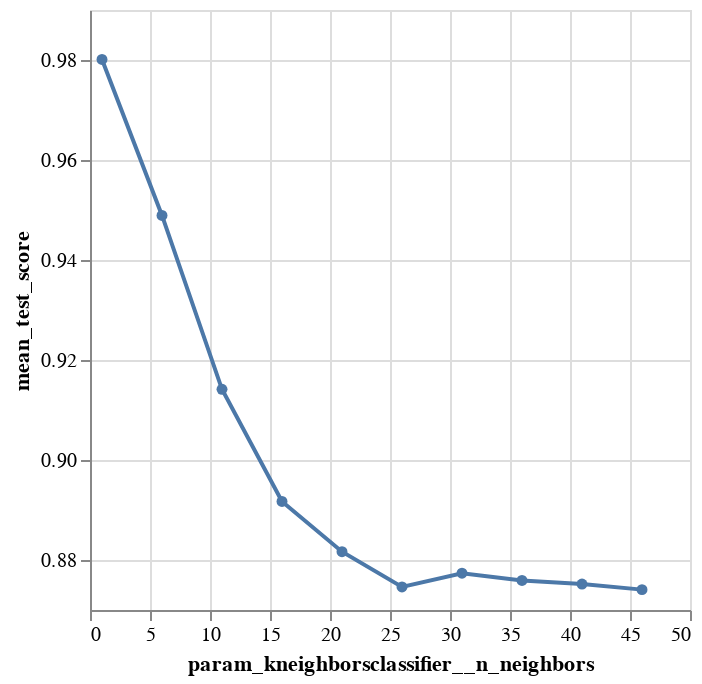

Here is the notebook cell this chart was saved with:
### Code cell
DMSNR_tune_grid = GridSearchCV(
    estimator=DMSNR_tune_pipe,
    param_grid=DMSNR_parameter_grid,
    cv=100
)
scaled_training_DMSNR
DMSNR_accuracies_grid = pd.DataFrame(
    DMSNR_tune_grid.fit(
        scaled_training_DMSNR,
        upsampled_pulsar["type"]
    ).cv_results_
)
cross_val_plot=alt.Chart(DMSNR_accuracies_grid).mark_line(point=True).encode(
    y=alt.Y("mean_test_score").scale(zero=False),
    x=alt.X("param_kneighborsclassifier__n_neighbors"),
)
cross_val_plot

### Figure 1 — Vega-Lite specification as saved in the notebook (floating-point values rounded to 4 significant figures)
{"config": {"view": {"continuousWidth": 300, "continuousHeight": 300}}, "data": {"name": "data-ae42bb223052a653c2412db92c043799"}, "mark": {"type": "line", "point": true}, "encoding": {"x": {"field": "param_kneighborsclassifier__n_neighbors", "type": "quantitative"}, "y": {"field": "mean_test_score", "scale": {"zero": false}, "type": "quantitative"}}, "$schema": "https://vega.github.io/schema/vega-lite/v5.15.1.json", "datasets": {"data-ae42bb223052a653c2412db92c043799": [{"mean_fit_time": 0.05023, "std_fit_time": 0.003994, "mean_score_time": 0.01706, "std_score_time": 0.001999, "param_kneighborsclassifier__n_neighbors": 1, "params": {"kneighborsclassifier__n_neighbors": 1}, "split0_test_score": 0.9713, "split1_test_score": 0.9713, "split2_test_score": 0.9918, "split3_test_score": 0.9795, "split4_test_score": 0.9836, "split5_test_score": 0.9877, "split6_test_score": 0.9959, "split7_test_score": 0.9918, "split8_test_score": 0.9713, "split9_test_score": 0.9836, "split10_test_score": 0.9754, "split11_test_score": 0.9877, "split12_test_score": 0.9959, "split13_test_score": 0.9754, "split14_test_score": 0.9959, "split15_test_score": 0.9836, "split16_test_score": 0.9713, "split17_test_score": 0.9836, "split18_test_score": 0.9795, "split19_test_score": 0.9754, "split20_test_score": 0.9754, "split21_test_score": 0.9877, "split22_test_score": 0.9795, "split23_test_score": 0.9836, "split24_test_score": 0.9795, "split25_test_score": 0.9754, "split26_test_score": 0.9795, "split27_test_score": 0.9836, "split28_test_score": 0.9877, "split29_test_score": 0.9877, "split30_test_score": 0.9795, "split31_test_score": 0.9877, "split32_test_score": 0.9754, "split33_test_score": 0.9672, "split34_test_score": 0.9754, "split35_test_score": 0.9877, "split36_test_score": 0.9795, "split37_test_score": 0.9754, "split38_test_score": 0.9672, "split39_test_score": 0.9836, "split40_test_score": 0.9918, "split41_test_score": 0.9877, "split42_test_score": 0.9836, "split43_test_score": 0.9672, "split44_test_score": 0.9836, "split45_test_score": 0.9877, "split46_test_score": 0.9918, "split47_test_score": 0.9795, "split48_test_score": 0.9713, "split49_test_score": 0.9795, "split50_test_score": 0.9795, "split51_test_score": 0.9795, "split52_test_score": 0.9754, "split53_test_score": 0.9877, "split54_test_score": 0.9754, "split55_test_score": 0.9836, "split56_test_score": 0.9877, "split57_test_score": 0.9795, "split58_test_score": 0.9754, "split59_test_score": 0.9918, "split60_test_score": 0.9877, "split61_test_score": 0.9672, "split62_test_score": 0.9713, "split63_test_score": 0.9795, "split64_test_score": 0.9754, "split65_test_score": 0.9795, "split66_test_score": 0.9877, "split67_test_score": 0.9713, "split68_test_score": 0.9713, "split69_test_score": 0.9877, "split70_test_score": 0.9754, "split71_test_score": 0.9795, "split72_test_score": 0.9672, "split73_test_score": 0.9918, "split74_test_score": 0.9795, "split75_test_score": 0.9836, "split76_test_score": 0.9877, "split77_test_score": 0.9877, "split78_test_score": 0.9631, "split79_test_score": 0.9918, "split80_test_score": 0.9795, "split81_test_score": 0.9836, "split82_test_score": 0.9672, "split83_test_score": 0.959, "split84_test_score": 0.9836, "split85_test_score": 0.9795, "split86_test_score": 0.9836, "split87_test_score": 0.9795, "split88_test_score": 0.9877, "split89_test_score": 0.9918, "split90_test_score": 0.9835, "split91_test_score": 0.9753, "split92_test_score": 0.9794, "split93_test_score": 0.9712, "split94_test_score": 0.963, "split95_test_score": 0.9794, "split96_test_score": 0.9877, "split97_test_score": 0.9465, "split98_test_score": 0.9918, "split99_test_score": 0.963, "mean_test_score": 0.9801, "std_test_score": 0.008754, "rank_test_score": 1}, {"mean_fit_time": 0.05217, "std_fit_time": 0.006785, "mean_score_time": 0.01925, "std_score_time": 0.003797, "param_kneighborsclassifier__n_neighbors": 6, "params": {"kneighborsclassifier__n_neighbors": 6}, "split0_test_score": 0.9303, "split1_test_score": 0.9221, "split2_test_score": 0.9426, "split3_test_score": 0.9385, "split4_test_score": 0.9303, "split5_test_score": 0.959, "split6_test_score": 0.9508, "split7_test_score": 0.9631, "split8_test_score": 0.9303, "split9_test_score": 0.9754, "split10_test_score": 0.9549, "split11_test_score": 0.959, "split12_test_score": 0.9426, "split13_test_score": 0.9549, "split14_test_score": 0.9713, "split15_test_score": 0.9426, "split16_test_score": 0.9385, "split17_test_score": 0.9549, "split18_test_score": 0.9467, "split19_test_score": 0.9508, "split20_test_score": 0.9426, "split21_test_score": 0.9713, "split22_test_score": 0.9467, "split23_test_score": 0.959, "split24_test_score": 0.9508, "split25_test_score": 0.959, "split26_test_score": 0.9672, "split27_test_score": 0.9549, "split28_test_score": 0.9631, "split29_test_score": 0.9467, "split30_test_score": 0.9385, "split31_test_score": 0.9672, "split32_test_score": 0.9467, "split33_test_score": 0.9303, "split34_test_score": 0.9426, "split35_test_score": 0.9672, "split36_test_score": 0.9344, "split37_test_score": 0.9344, "split38_test_score": 0.9549, "split39_test_score": 0.9508, "split40_test_score": 0.959, "split41_test_score": 0.9508, "split42_test_score": 0.9508, "split43_test_score": 0.9344, "split44_test_score": 0.9426, "split45_test_score": 0.9385, "split46_test_score": 0.9344, "split47_test_score": 0.9385, "split48_test_score": 0.9139, "split49_test_score": 0.9385, "split50_test_score": 0.9426, "split51_test_score": 0.9508, "split52_test_score": 0.9344, "split53_test_score": 0.9426, "split54_test_score": 0.9467, "split55_test_score": 0.9549, "split56_test_score": 0.9754, "split57_test_score": 0.9467, "split58_test_score": 0.9508, "split59_test_score": 0.9631, "split60_test_score": 0.9631, "split61_test_score": 0.9344, "split62_test_score": 0.9467, "split63_test_score": 0.9467, "split64_test_score": 0.9549, "split65_test_score": 0.9549, "split66_test_score": 0.9549, "split67_test_score": 0.9508, "split68_test_score": 0.9426, "split69_test_score": 0.959, "split70_test_score": 0.9385, "split71_test_score": 0.9508, "split72_test_score": 0.9508, "split73_test_score": 0.959, "split74_test_score": 0.9713, "split75_test_score": 0.9631, "split76_test_score": 0.9467, "split77_test_score": 0.959, "split78_test_score": 0.918, "split79_test_score": 0.9631, "split80_test_score": 0.9467, "split81_test_score": 0.9508, "split82_test_score": 0.9262, "split83_test_score": 0.9303, "split84_test_score": 0.9549, "split85_test_score": 0.9508, "split86_test_score": 0.9467, "split87_test_score": 0.9385, "split88_test_score": 0.963, "split89_test_score": 0.9588, "split90_test_score": 0.9506, "split91_test_score": 0.9588, "split92_test_score": 0.963, "split93_test_score": 0.93, "split94_test_score": 0.93, "split95_test_score": 0.9547, "split96_test_score": 0.9712, "split97_test_score": 0.9136, "split98_test_score": 0.9712, "split99_test_score": 0.9547, "mean_test_score": 0.9489, "std_test_score": 0.01328, "rank_test_score": 2}, {"mean_fit_time": 0.05216, "std_fit_time": 0.008003, "mean_score_time": 0.01907, "std_score_time": 0.003415, "param_kneighborsclassifier__n_neighbors": 11, "params": {"kneighborsclassifier__n_neighbors": 11}, "split0_test_score": 0.8852, "split1_test_score": 0.8893, "split2_test_score": 0.9262, "split3_test_score": 0.8975, "split4_test_score": 0.9057, "split5_test_score": 0.9303, "split6_test_score": 0.9262, "split7_test_score": 0.9303, "split8_test_score": 0.9016, "split9_test_score": 0.9508, "split10_test_score": 0.9303, "split11_test_score": 0.9344, "split12_test_score": 0.9057, "split13_test_score": 0.9139, "split14_test_score": 0.9426, "split15_test_score": 0.9098, "split16_test_score": 0.9098, "split17_test_score": 0.9098, "split18_test_score": 0.9016, "split19_test_score": 0.9098, "split20_test_score": 0.9016, "split21_test_score": 0.9385, "split22_test_score": 0.9344, "split23_test_score": 0.9426, "split24_test_score": 0.918, "split25_test_score": 0.8934, "split26_test_score": 0.9221, "split27_test_score": 0.9262, "split28_test_score": 0.9344, "split29_test_score": 0.918, "split30_test_score": 0.9098, "split31_test_score": 0.9385, "split32_test_score": 0.9139, "split33_test_score": 0.8811, "split34_test_score": 0.9016, "split35_test_score": 0.9303, "split36_test_score": 0.8852, "split37_test_score": 0.8893, "split38_test_score": 0.9303, "split39_test_score": 0.9139, "split40_test_score": 0.9221, "split41_test_score": 0.9057, "split42_test_score": 0.9057, "split43_test_score": 0.9016, "split44_test_score": 0.9221, "split45_test_score": 0.9098, "split46_test_score": 0.877, "split47_test_score": 0.8934, "split48_test_score": 0.8893, "split49_test_score": 0.8852, "split50_test_score": 0.9098, "split51_test_score": 0.9221, "split52_test_score": 0.8852, "split53_test_score": 0.9139, "split54_test_score": 0.9016, "split55_test_score": 0.9221, "split56_test_score": 0.9508, "split57_test_score": 0.9139, "split58_test_score": 0.9139, "split59_test_score": 0.9139, "split60_test_score": 0.9262, "split61_test_score": 0.9016, "split62_test_score": 0.9303, "split63_test_score": 0.9221, "split64_test_score": 0.9262, "split65_test_score": 0.9139, "split66_test_score": 0.918, "split67_test_score": 0.9139, "split68_test_score": 0.9057, "split69_test_score": 0.9057, "split70_test_score": 0.9016, "split71_test_score": 0.9303, "split72_test_score": 0.9344, "split73_test_score": 0.9057, "split74_test_score": 0.9221, "split75_test_score": 0.918, "split76_test_score": 0.9139, "split77_test_score": 0.9303, "split78_test_score": 0.9016, "split79_test_score": 0.9426, "split80_test_score": 0.9221, "split81_test_score": 0.9303, "split82_test_score": 0.9016, "split83_test_score": 0.8934, "split84_test_score": 0.8811, "split85_test_score": 0.9139, "split86_test_score": 0.9221, "split87_test_score": 0.9098, "split88_test_score": 0.9259, "split89_test_score": 0.9218, "split90_test_score": 0.9259, "split91_test_score": 0.9218, "split92_test_score": 0.93, "split93_test_score": 0.8848, "split94_test_score": 0.8971, "split95_test_score": 0.9342, "split96_test_score": 0.9383, "split97_test_score": 0.8683, "split98_test_score": 0.9259, "split99_test_score": 0.9053, "mean_test_score": 0.9141, "std_test_score": 0.01711, "rank_test_score": 3}, {"mean_fit_time": 0.0541, "std_fit_time": 0.009996, "mean_score_time": 0.02004, "std_score_time": 0.003274, "param_kneighborsclassifier__n_neighbors": 16, "params": {"kneighborsclassifier__n_neighbors": 16}, "split0_test_score": 0.873, "split1_test_score": 0.8566, "split2_test_score": 0.877, "split3_test_score": 0.8648, "split4_test_score": 0.8893, "split5_test_score": 0.918, "split6_test_score": 0.9139, "split7_test_score": 0.9098, "split8_test_score": 0.8852, "split9_test_score": 0.9139, "split10_test_score": 0.8975, "split11_test_score": 0.8975, "split12_test_score": 0.8852, "split13_test_score": 0.9057, "split14_test_score": 0.9139, "split15_test_score": 0.8893, "split16_test_score": 0.8975, "split17_test_score": 0.8811, "split18_test_score": 0.8893, "split19_test_score": 0.8975, "split20_test_score": 0.8893, "split21_test_score": 0.9016, "split22_test_score": 0.8975, "split23_test_score": 0.9139, "split24_test_score": 0.8811, "split25_test_score": 0.873, "split26_test_score": 0.9016, "split27_test_score": 0.9139, "split28_test_score": 0.9221, "split29_test_score": 0.8975, "split30_test_score": 0.8852, "split31_test_score": 0.9016, "split32_test_score": 0.8893, "split33_test_score": 0.877, "split34_test_score": 0.9016, "split35_test_score": 0.9303, "split36_test_score": 0.8852, "split37_test_score": 0.8811, "split38_test_score": 0.9057, "split39_test_score": 0.8893, "split40_test_score": 0.8893, "split41_test_score": 0.8893, "split42_test_score": 0.8689, "split43_test_score": 0.8811, "split44_test_score": 0.8852, "split45_test_score": 0.8934, "split46_test_score": 0.8648, "split47_test_score": 0.873, "split48_test_score": 0.8893, "split49_test_score": 0.873, "split50_test_score": 0.8975, "split51_test_score": 0.8934, "split52_test_score": 0.8689, "split53_test_score": 0.8975, "split54_test_score": 0.877, "split55_test_score": 0.9016, "split56_test_score": 0.918, "split57_test_score": 0.8975, "split58_test_score": 0.9139, "split59_test_score": 0.8852, "split60_test_score": 0.9262, "split61_test_score": 0.877, "split62_test_score": 0.877, "split63_test_score": 0.9057, "split64_test_score": 0.9057, "split65_test_score": 0.8975, "split66_test_score": 0.9016, "split67_test_score": 0.9057, "split68_test_score": 0.8852, "split69_test_score": 0.8607, "split70_test_score": 0.877, "split71_test_score": 0.9139, "split72_test_score": 0.9057, "split73_test_score": 0.8811, "split74_test_score": 0.8811, "split75_test_score": 0.9098, "split76_test_score": 0.9139, "split77_test_score": 0.9057, "split78_test_score": 0.8893, "split79_test_score": 0.9057, "split80_test_score": 0.877, "split81_test_score": 0.9057, "split82_test_score": 0.877, "split83_test_score": 0.8811, "split84_test_score": 0.8648, "split85_test_score": 0.8975, "split86_test_score": 0.8975, "split87_test_score": 0.877, "split88_test_score": 0.9012, "split89_test_score": 0.8848, "split90_test_score": 0.8683, "split91_test_score": 0.8971, "split92_test_score": 0.9012, "split93_test_score": 0.8477, "split94_test_score": 0.8848, "split95_test_score": 0.9053, "split96_test_score": 0.8971, "split97_test_score": 0.8519, "split98_test_score": 0.8889, "split99_test_score": 0.8848, "mean_test_score": 0.8917, "std_test_score": 0.01641, "rank_test_score": 4}, {"mean_fit_time": 0.04911, "std_fit_time": 0.003828, "mean_score_time": 0.01856, "std_score_time": 0.00187, "param_kneighborsclassifier__n_neighbors": 21, "params": {"kneighborsclassifier__n_neighbors": 21}, "split0_test_score": 0.8648, "split1_test_score": 0.8607, "split2_test_score": 0.8402, "split3_test_score": 0.8689, "split4_test_score": 0.873, "split5_test_score": 0.9221, "split6_test_score": 0.9098, "split7_test_score": 0.9016, "split8_test_score": 0.8566, "split9_test_score": 0.9016, "split10_test_score": 0.8934, "split11_test_score": 0.8893, "split12_test_score": 0.8852, "split13_test_score": 0.9057, "split14_test_score": 0.8893, "split15_test_score": 0.8689, "split16_test_score": 0.8934, "split17_test_score": 0.8893, "split18_test_score": 0.877, "split19_test_score": 0.8975, "split20_test_score": 0.873, "split21_test_score": 0.9016, "split22_test_score": 0.8811, "split23_test_score": 0.9016, "split24_test_score": 0.8811, "split25_test_score": 0.8689, "split26_test_score": 0.8811, "split27_test_score": 0.9057, "split28_test_score": 0.9221, "split29_test_score": 0.9016, "split30_test_score": 0.877, "split31_test_score": 0.8852, "split32_test_score": 0.8811, "split33_test_score": 0.8689, "split34_test_score": 0.9016, "split35_test_score": 0.8975, "split36_test_score": 0.8811, "split37_test_score": 0.877, "split38_test_score": 0.8975, "split39_test_score": 0.8689, "split40_test_score": 0.8934, "split41_test_score": 0.8648, "split42_test_score": 0.877, "split43_test_score": 0.8566, "split44_test_score": 0.8934, "split45_test_score": 0.9016, "split46_test_score": 0.8525, "split47_test_score": 0.8607, "split48_test_score": 0.8811, "split49_test_score": 0.8648, "split50_test_score": 0.8893, "split51_test_score": 0.8811, "split52_test_score": 0.8689, "split53_test_score": 0.8975, "split54_test_score": 0.877, "split55_test_score": 0.8934, "split56_test_score": 0.918, "split57_test_score": 0.877, "split58_test_score": 0.9139, "split59_test_score": 0.8648, "split60_test_score": 0.8975, "split61_test_score": 0.8525, "split62_test_score": 0.8525, "split63_test_score": 0.9139, "split64_test_score": 0.8893, "split65_test_score": 0.9057, "split66_test_score": 0.8934, "split67_test_score": 0.8648, "split68_test_score": 0.8852, "split69_test_score": 0.8566, "split70_test_score": 0.8607, "split71_test_score": 0.9016, "split72_test_score": 0.9057, "split73_test_score": 0.8648, "split74_test_score": 0.8689, "split75_test_score": 0.8934, "split76_test_score": 0.8975, "split77_test_score": 0.8975, "split78_test_score": 0.8566, "split79_test_score": 0.8852, "split80_test_score": 0.8852, "split81_test_score": 0.8934, "split82_test_score": 0.8402, "split83_test_score": 0.8648, "split84_test_score": 0.873, "split85_test_score": 0.8607, "split86_test_score": 0.8893, "split87_test_score": 0.8811, "split88_test_score": 0.8971, "split89_test_score": 0.8765, "split90_test_score": 0.8436, "split91_test_score": 0.8807, "split92_test_score": 0.8971, "split93_test_score": 0.8395, "split94_test_score": 0.8683, "split95_test_score": 0.9012, "split96_test_score": 0.8724, "split97_test_score": 0.8477, "split98_test_score": 0.8765, "split99_test_score": 0.8642, "mean_test_score": 0.8817, "std_test_score": 0.01896, "rank_test_score": 5}, {"mean_fit_time": 0.04998, "std_fit_time": 0.005215, "mean_score_time": 0.01935, "std_score_time": 0.001849, "param_kneighborsclassifier__n_neighbors": 26, "params": {"kneighborsclassifier__n_neighbors": 26}, "split0_test_score": 0.8525, "split1_test_score": 0.8484, "split2_test_score": 0.8402, "split3_test_score": 0.8648, "split4_test_score": 0.8689, "split5_test_score": 0.9139, "split6_test_score": 0.9057, "split7_test_score": 0.8934, "split8_test_score": 0.8566, "split9_test_score": 0.8811, "split10_test_score": 0.8852, "split11_test_score": 0.8975, "split12_test_score": 0.8648, "split13_test_score": 0.9057, "split14_test_score": 0.8975, "split15_test_score": 0.877, "split16_test_score": 0.8811, "split17_test_score": 0.8893, "split18_test_score": 0.877, "split19_test_score": 0.8934, "split20_test_score": 0.877, "split21_test_score": 0.8811, "split22_test_score": 0.8648, "split23_test_score": 0.8934, "split24_test_score": 0.8852, "split25_test_score": 0.8525, "split26_test_score": 0.877, "split27_test_score": 0.8934, "split28_test_score": 0.9016, "split29_test_score": 0.8975, "split30_test_score": 0.877, "split31_test_score": 0.8607, "split32_test_score": 0.8811, "split33_test_score": 0.8525, "split34_test_score": 0.8934, "split35_test_score": 0.8975, "split36_test_score": 0.8934, "split37_test_score": 0.8648, "split38_test_score": 0.9057, "split39_test_score": 0.8607, "split40_test_score": 0.873, "split41_test_score": 0.8607, "split42_test_score": 0.8566, "split43_test_score": 0.8484, "split44_test_score": 0.8934, "split45_test_score": 0.8852, "split46_test_score": 0.8525, "split47_test_score": 0.8648, "split48_test_score": 0.877, "split49_test_score": 0.8525, "split50_test_score": 0.8852, "split51_test_score": 0.877, "split52_test_score": 0.8607, "split53_test_score": 0.877, "split54_test_score": 0.873, "split55_test_score": 0.8852, "split56_test_score": 0.8975, "split57_test_score": 0.873, "split58_test_score": 0.9057, "split59_test_score": 0.8525, "split60_test_score": 0.877, "split61_test_score": 0.832, "split62_test_score": 0.8361, "split63_test_score": 0.9221, "split64_test_score": 0.873, "split65_test_score": 0.877, "split66_test_score": 0.8852, "split67_test_score": 0.8484, "split68_test_score": 0.8648, "split69_test_score": 0.8607, "split70_test_score": 0.8443, "split71_test_score": 0.8975, "split72_test_score": 0.8893, "split73_test_score": 0.8607, "split74_test_score": 0.8607, "split75_test_score": 0.9016, "split76_test_score": 0.8893, "split77_test_score": 0.8934, "split78_test_score": 0.8566, "split79_test_score": 0.8689, "split80_test_score": 0.8689, "split81_test_score": 0.8934, "split82_test_score": 0.8402, "split83_test_score": 0.8607, "split84_test_score": 0.8689, "split85_test_score": 0.8607, "split86_test_score": 0.8811, "split87_test_score": 0.8689, "split88_test_score": 0.8848, "split89_test_score": 0.8724, "split90_test_score": 0.8477, "split91_test_score": 0.8519, "split92_test_score": 0.8971, "split93_test_score": 0.8272, "split94_test_score": 0.8724, "split95_test_score": 0.8889, "split96_test_score": 0.8601, "split97_test_score": 0.856, "split98_test_score": 0.8807, "split99_test_score": 0.8848, "mean_test_score": 0.8746, "std_test_score": 0.01929, "rank_test_score": 9}, {"mean_fit_time": 0.05018, "std_fit_time": 0.003689, "mean_score_time": 0.02001, "std_score_time": 0.00359, "param_kneighborsclassifier__n_neighbors": 31, "params": {"kneighborsclassifier__n_neighbors": 31}, "split0_test_score": 0.8402, "split1_test_score": 0.8484, "split2_test_score": 0.8525, "split3_test_score": 0.8852, "split4_test_score": 0.873, "split5_test_score": 0.918, "split6_test_score": 0.9016, "split7_test_score": 0.8852, "split8_test_score": 0.8689, "split9_test_score": 0.877, "split10_test_score": 0.873, "split11_test_score": 0.9016, "split12_test_score": 0.8607, "split13_test_score": 0.8975, "split14_test_score": 0.8934, "split15_test_score": 0.8893, "split16_test_score": 0.877, "split17_test_score": 0.8811, "split18_test_score": 0.877, "split19_test_score": 0.8852, "split20_test_score": 0.8689, "split21_test_score": 0.8893, "split22_test_score": 0.8689, "split23_test_score": 0.8934, "split24_test_score": 0.8852, "split25_test_score": 0.8648, "split26_test_score": 0.877, "split27_test_score": 0.8975, "split28_test_score": 0.9057, "split29_test_score": 0.9016, "split30_test_score": 0.8934, "split31_test_score": 0.8607, "split32_test_score": 0.877, "split33_test_score": 0.8402, "split34_test_score": 0.8934, "split35_test_score": 0.8893, "split36_test_score": 0.8811, "split37_test_score": 0.873, "split38_test_score": 0.918, "split39_test_score": 0.873, "split40_test_score": 0.8975, "split41_test_score": 0.873, "split42_test_score": 0.8525, "split43_test_score": 0.8525, "split44_test_score": 0.8934, "split45_test_score": 0.8893, "split46_test_score": 0.8607, "split47_test_score": 0.8689, "split48_test_score": 0.8893, "split49_test_score": 0.8525, "split50_test_score": 0.8893, "split51_test_score": 0.8852, "split52_test_score": 0.8607, "split53_test_score": 0.877, "split54_test_score": 0.8566, "split55_test_score": 0.8893, "split56_test_score": 0.9057, "split57_test_score": 0.877, "split58_test_score": 0.8975, "split59_test_score": 0.8402, "split60_test_score": 0.877, "split61_test_score": 0.832, "split62_test_score": 0.8525, "split63_test_score": 0.918, "split64_test_score": 0.873, "split65_test_score": 0.8893, "split66_test_score": 0.877, "split67_test_score": 0.877, "split68_test_score": 0.8648, "split69_test_score": 0.8607, "split70_test_score": 0.8566, "split71_test_score": 0.8811, "split72_test_score": 0.8893, "split73_test_score": 0.8525, "split74_test_score": 0.8689, "split75_test_score": 0.9016, "split76_test_score": 0.8934, "split77_test_score": 0.9016, "split78_test_score": 0.8566, "split79_test_score": 0.8893, "split80_test_score": 0.8648, "split81_test_score": 0.918, "split82_test_score": 0.8689, "split83_test_score": 0.8525, "split84_test_score": 0.8852, "split85_test_score": 0.8607, "split86_test_score": 0.8975, "split87_test_score": 0.8607, "split88_test_score": 0.8848, "split89_test_score": 0.8807, "split90_test_score": 0.8519, "split91_test_score": 0.8519, "split92_test_score": 0.9012, "split93_test_score": 0.8313, "split94_test_score": 0.8683, "split95_test_score": 0.8889, "split96_test_score": 0.8724, "split97_test_score": 0.8683, "split98_test_score": 0.8765, "split99_test_score": 0.893, "mean_test_score": 0.8774, "std_test_score": 0.01921, "rank_test_score": 6}, {"mean_fit_time": 0.05718, "std_fit_time": 0.01158, "mean_score_time": 0.02303, "std_score_time": 0.005511, "param_kneighborsclassifier__n_neighbors": 36, "params": {"kneighborsclassifier__n_neighbors": 36}, "split0_test_score": 0.8361, "split1_test_score": 0.8525, "split2_test_score": 0.8566, "split3_test_score": 0.877, "split4_test_score": 0.8811, "split5_test_score": 0.918, "split6_test_score": 0.8975, "split7_test_score": 0.873, "split8_test_score": 0.8607, "split9_test_score": 0.8811, "split10_test_score": 0.873, "split11_test_score": 0.9098, "split12_test_score": 0.8648, "split13_test_score": 0.9016, "split14_test_score": 0.8934, "split15_test_score": 0.877, "split16_test_score": 0.8689, "split17_test_score": 0.873, "split18_test_score": 0.873, "split19_test_score": 0.8934, "split20_test_score": 0.877, "split21_test_score": 0.8811, "split22_test_score": 0.877, "split23_test_score": 0.8934, "split24_test_score": 0.8811, "split25_test_score": 0.8566, "split26_test_score": 0.8689, "split27_test_score": 0.8975, "split28_test_score": 0.8811, "split29_test_score": 0.9057, "split30_test_score": 0.8852, "split31_test_score": 0.8566, "split32_test_score": 0.8852, "split33_test_score": 0.8443, "split34_test_score": 0.8893, "split35_test_score": 0.8893, "split36_test_score": 0.877, "split37_test_score": 0.877, "split38_test_score": 0.9098, "split39_test_score": 0.873, "split40_test_score": 0.9098, "split41_test_score": 0.873, "split42_test_score": 0.8566, "split43_test_score": 0.8525, "split44_test_score": 0.8811, "split45_test_score": 0.8893, "split46_test_score": 0.8689, "split47_test_score": 0.8648, "split48_test_score": 0.8893, "split49_test_score": 0.8689, "split50_test_score": 0.8975, "split51_test_score": 0.8934, "split52_test_score": 0.8648, "split53_test_score": 0.8811, "split54_test_score": 0.8648, "split55_test_score": 0.877, "split56_test_score": 0.9057, "split57_test_score": 0.8893, "split58_test_score": 0.8934, "split59_test_score": 0.8525, "split60_test_score": 0.877, "split61_test_score": 0.832, "split62_test_score": 0.8525, "split63_test_score": 0.9139, "split64_test_score": 0.8648, "split65_test_score": 0.8852, "split66_test_score": 0.8689, "split67_test_score": 0.8648, "split68_test_score": 0.8648, "split69_test_score": 0.8525, "split70_test_score": 0.8525, "split71_test_score": 0.8934, "split72_test_score": 0.8811, "split73_test_score": 0.8607, "split74_test_score": 0.8648, "split75_test_score": 0.8893, "split76_test_score": 0.8934, "split77_test_score": 0.8975, "split78_test_score": 0.8648, "split79_test_score": 0.8811, "split80_test_score": 0.8607, "split81_test_score": 0.918, "split82_test_score": 0.8648, "split83_test_score": 0.8525, "split84_test_score": 0.877, "split85_test_score": 0.8648, "split86_test_score": 0.8934, "split87_test_score": 0.8648, "split88_test_score": 0.8765, "split89_test_score": 0.8765, "split90_test_score": 0.8395, "split91_test_score": 0.8477, "split92_test_score": 0.8848, "split93_test_score": 0.8313, "split94_test_score": 0.8642, "split95_test_score": 0.8807, "split96_test_score": 0.8683, "split97_test_score": 0.8642, "split98_test_score": 0.8724, "split99_test_score": 0.893, "mean_test_score": 0.8759, "std_test_score": 0.01845, "rank_test_score": 7}, {"mean_fit_time": 0.04951, "std_fit_time": 0.005551, "mean_score_time": 0.01989, "std_score_time": 0.001211, "param_kneighborsclassifier__n_neighbors": 41, "params": {"kneighborsclassifier__n_neighbors": 41}, "split0_test_score": 0.8361, "split1_test_score": 0.8566, "split2_test_score": 0.8648, "split3_test_score": 0.8566, "split4_test_score": 0.873, "split5_test_score": 0.918, "split6_test_score": 0.8893, "split7_test_score": 0.873, "split8_test_score": 0.8689, "split9_test_score": 0.873, "split10_test_score": 0.8811, "split11_test_score": 0.9016, "split12_test_score": 0.8566, "split13_test_score": 0.9057, "split14_test_score": 0.8975, "split15_test_score": 0.8689, "split16_test_score": 0.873, "split17_test_score": 0.877, "split18_test_score": 0.8689, "split19_test_score": 0.8975, "split20_test_score": 0.877, "split21_test_score": 0.8811, "split22_test_score": 0.8607, "split23_test_score": 0.8893, "split24_test_score": 0.877, "split25_test_score": 0.8566, "split26_test_score": 0.8648, "split27_test_score": 0.9016, "split28_test_score": 0.8566, "split29_test_score": 0.9016, "split30_test_score": 0.8852, "split31_test_score": 0.8607, "split32_test_score": 0.8811, "split33_test_score": 0.8443, "split34_test_score": 0.8934, "split35_test_score": 0.8934, "split36_test_score": 0.877, "split37_test_score": 0.8648, "split38_test_score": 0.9016, "split39_test_score": 0.873, "split40_test_score": 0.9139, "split41_test_score": 0.8852, "split42_test_score": 0.8525, "split43_test_score": 0.8443, "split44_test_score": 0.8811, "split45_test_score": 0.873, "split46_test_score": 0.873, "split47_test_score": 0.8607, "split48_test_score": 0.8975, "split49_test_score": 0.8648, "split50_test_score": 0.8934, "split51_test_score": 0.8893, "split52_test_score": 0.873, "split53_test_score": 0.8811, "split54_test_score": 0.8648, "split55_test_score": 0.8811, "split56_test_score": 0.9016, "split57_test_score": 0.8893, "split58_test_score": 0.8893, "split59_test_score": 0.8484, "split60_test_score": 0.877, "split61_test_score": 0.8238, "split62_test_score": 0.8648, "split63_test_score": 0.9139, "split64_test_score": 0.8689, "split65_test_score": 0.8893, "split66_test_score": 0.8607, "split67_test_score": 0.8525, "split68_test_score": 0.8607, "split69_test_score": 0.873, "split70_test_score": 0.8525, "split71_test_score": 0.8934, "split72_test_score": 0.8934, "split73_test_score": 0.8689, "split74_test_score": 0.8648, "split75_test_score": 0.8934, "split76_test_score": 0.8975, "split77_test_score": 0.8975, "split78_test_score": 0.877, "split79_test_score": 0.9016, "split80_test_score": 0.8566, "split81_test_score": 0.9139, "split82_test_score": 0.8689, "split83_test_score": 0.8566, "split84_test_score": 0.8689, "split85_test_score": 0.8607, "split86_test_score": 0.8893, "split87_test_score": 0.8525, "split88_test_score": 0.8765, "split89_test_score": 0.8848, "split90_test_score": 0.8436, "split91_test_score": 0.8395, "split92_test_score": 0.8765, "split93_test_score": 0.823, "split94_test_score": 0.8519, "split95_test_score": 0.8889, "split96_test_score": 0.8683, "split97_test_score": 0.8683, "split98_test_score": 0.8807, "split99_test_score": 0.8889, "mean_test_score": 0.8752, "std_test_score": 0.01939, "rank_test_score": 8}, {"mean_fit_time": 0.0485, "std_fit_time": 0.002974, "mean_score_time": 0.01981, "std_score_time": 0.0009403, "param_kneighborsclassifier__n_neighbors": 46, "params": {"kneighborsclassifier__n_neighbors": 46}, "split0_test_score": 0.8361, "split1_test_score": 0.8525, "split2_test_score": 0.8525, "split3_test_score": 0.8484, "split4_test_score": 0.8811, "split5_test_score": 0.9057, "split6_test_score": 0.8934, "split7_test_score": 0.8689, "split8_test_score": 0.8689, "split9_test_score": 0.877, "split10_test_score": 0.873, "split11_test_score": 0.8975, "split12_test_score": 0.877, "split13_test_score": 0.9057, "split14_test_score": 0.8934, "split15_test_score": 0.8607, "split16_test_score": 0.873, "split17_test_score": 0.8852, "split18_test_score": 0.8689, "split19_test_score": 0.8934, "split20_test_score": 0.873, "split21_test_score": 0.8811, "split22_test_score": 0.8648, "split23_test_score": 0.8934, "split24_test_score": 0.8893, "split25_test_score": 0.8566, "split26_test_score": 0.8607, "split27_test_score": 0.8975, "split28_test_score": 0.8648, "split29_test_score": 0.8811, "split30_test_score": 0.873, "split31_test_score": 0.8648, "split32_test_score": 0.8852, "split33_test_score": 0.8484, "split34_test_score": 0.8852, "split35_test_score": 0.877, "split36_test_score": 0.873, "split37_test_score": 0.8648, "split38_test_score": 0.8934, "split39_test_score": 0.8443, "split40_test_score": 0.9098, "split41_test_score": 0.8852, "split42_test_score": 0.8566, "split43_test_score": 0.8525, "split44_test_score": 0.8811, "split45_test_score": 0.877, "split46_test_score": 0.873, "split47_test_score": 0.8566, "split48_test_score": 0.8975, "split49_test_score": 0.8566, "split50_test_score": 0.8893, "split51_test_score": 0.8811, "split52_test_score": 0.8689, "split53_test_score": 0.877, "split54_test_score": 0.873, "split55_test_score": 0.877, "split56_test_score": 0.8893, "split57_test_score": 0.8893, "split58_test_score": 0.8934, "split59_test_score": 0.8525, "split60_test_score": 0.8811, "split61_test_score": 0.8197, "split62_test_score": 0.8648, "split63_test_score": 0.918, "split64_test_score": 0.8689, "split65_test_score": 0.8811, "split66_test_score": 0.8689, "split67_test_score": 0.8566, "split68_test_score": 0.8689, "split69_test_score": 0.873, "split70_test_score": 0.8484, "split71_test_score": 0.9057, "split72_test_score": 0.8893, "split73_test_score": 0.8648, "split74_test_score": 0.8607, "split75_test_score": 0.8811, "split76_test_score": 0.8934, "split77_test_score": 0.8934, "split78_test_score": 0.8689, "split79_test_score": 0.8975, "split80_test_score": 0.8607, "split81_test_score": 0.918, "split82_test_score": 0.8484, "split83_test_score": 0.8648, "split84_test_score": 0.877, "split85_test_score": 0.8607, "split86_test_score": 0.8934, "split87_test_score": 0.8402, "split88_test_score": 0.8807, "split89_test_score": 0.8765, "split90_test_score": 0.8477, "split91_test_score": 0.8477, "split92_test_score": 0.8848, "split93_test_score": 0.8354, "split94_test_score": 0.856, "split95_test_score": 0.8889, "split96_test_score": 0.8807, "split97_test_score": 0.8642, "split98_test_score": 0.8724, "split99_test_score": 0.8848, "mean_test_score": 0.8741, "std_test_score": 0.01842, "rank_test_score": 10}]}}
